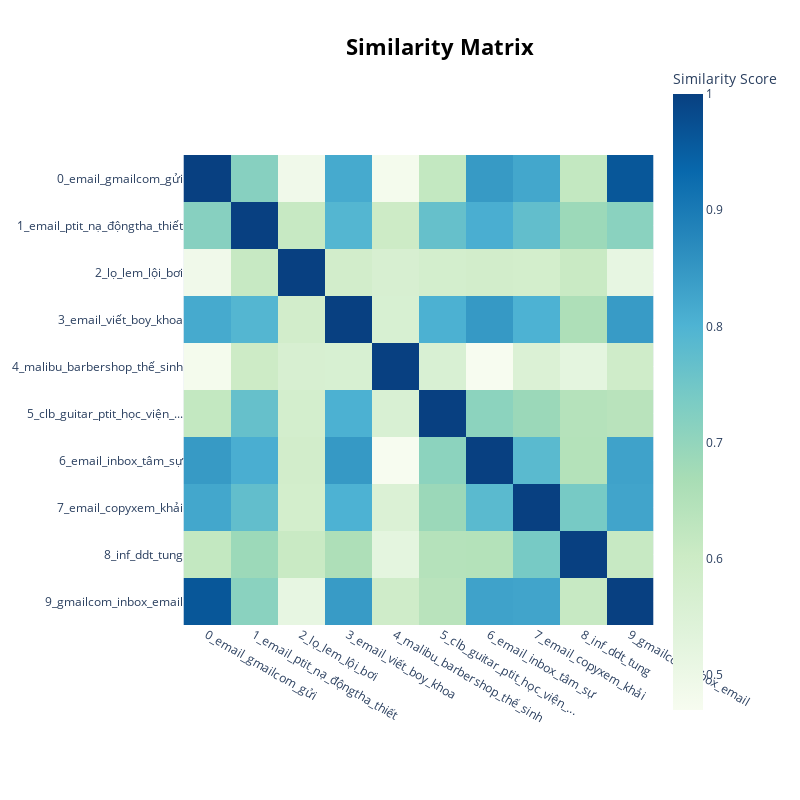

Source (notebook cell):
### Code cell
topic_model.visualize_heatmap()

### Figure 1 — Plotly figure (JSON) as saved in the notebook; plotly's stock layout.template omitted (floating-point values rounded to 4 significant figures)
{"data": [{"coloraxis": "coloraxis", "hovertemplate": "x: %{x}<br>y: %{y}<br>Similarity Score: %{z}<extra></extra>", "name": "0", "type": "heatmap", "x": ["0_email_gmailcom_gửi", "1_email_ptit_nạ_độngtha_thiết", "2_lọ_lem_lội_bơi", "3_email_viết_boy_khoa", "4_malibu_barbershop_thế_sinh", "5_clb_guitar_ptit_học_viện_...", "6_email_inbox_tâm_sự", "7_email_copyxem_khải", "8_inf_ddt_tung", "9_gmailcom_inbox_email"], "xaxis": "x", "y": ["0_email_gmailcom_gửi", "1_email_ptit_nạ_độngtha_thiết", "2_lọ_lem_lội_bơi", "3_email_viết_boy_khoa", "4_malibu_barbershop_thế_sinh", "5_clb_guitar_ptit_học_viện_...", "6_email_inbox_tâm_sự", "7_email_copyxem_khải", "8_inf_ddt_tung", "9_gmailcom_inbox_email"], "yaxis": "y", "z": [[1.0, 0.7177, 0.4893, 0.8171, 0.4782, 0.6183, 0.8439, 0.8223, 0.6186, 0.9623], [0.7177, 1.0, 0.6116, 0.7922, 0.6006, 0.7663, 0.8091, 0.7712, 0.6861, 0.7123], [0.4893, 0.6116, 1.0, 0.5842, 0.5663, 0.5783, 0.5835, 0.5799, 0.6086, 0.5146], [0.8171, 0.7922, 0.5842, 1, 0.5645, 0.8043, 0.8458, 0.8028, 0.6574, 0.8424], [0.4782, 0.6006, 0.5663, 0.5645, 1.0, 0.5615, 0.47, 0.5537, 0.5233, 0.5918], [0.6183, 0.7663, 0.5783, 0.8043, 0.5615, 1.0, 0.7093, 0.6876, 0.6444, 0.6382], [0.8439, 0.8091, 0.5835, 0.8458, 0.47, 0.7093, 1.0, 0.7838, 0.6466, 0.8296], [0.8223, 0.7712, 0.5799, 0.8028, 0.5537, 0.6876, 0.7838, 1.0, 0.7406, 0.826], [0.6186, 0.6861, 0.6086, 0.6574, 0.5233, 0.6444, 0.6466, 0.7406, 1.0, 0.6109], [0.9623, 0.7123, 0.5146, 0.8424, 0.5918, 0.6382, 0.8296, 0.826, 0.6109, 1]]}], "layout": {"coloraxis": {"colorbar": {"title": {"text": "Similarity Score"}}, "colorscale": [[0, "rgb(247,252,240)"], [0.125, "rgb(224,243,219)"], [0.25, "rgb(204,235,197)"], [0.375, "rgb(168,221,181)"], [0.5, "rgb(123,204,196)"], [0.625, "rgb(78,179,211)"], [0.75, "rgb(43,140,190)"], [0.875, "rgb(8,104,172)"], [1, "rgb(8,64,129)"]]}, "height": 800, "hoverlabel": {"bgcolor": "white", "font": {"family": "Rockwell", "size": 16}}, "legend": {"title": {"text": "Trend"}}, "margin": {"t": 60}, "showlegend": true, "title": {"font": {"color": "Black", "size": 22}, "text": "<b>Similarity Matrix</b>", "x": 0.55, "xanchor": "center", "y": 0.95, "yanchor": "top"}, "width": 800, "xaxis": {"anchor": "y", "constrain": "domain", "domain": [0, 1], "scaleanchor": "y"}, "yaxis": {"anchor": "x", "autorange": "reversed", "constrain": "domain", "domain": [0, 1]}}}
